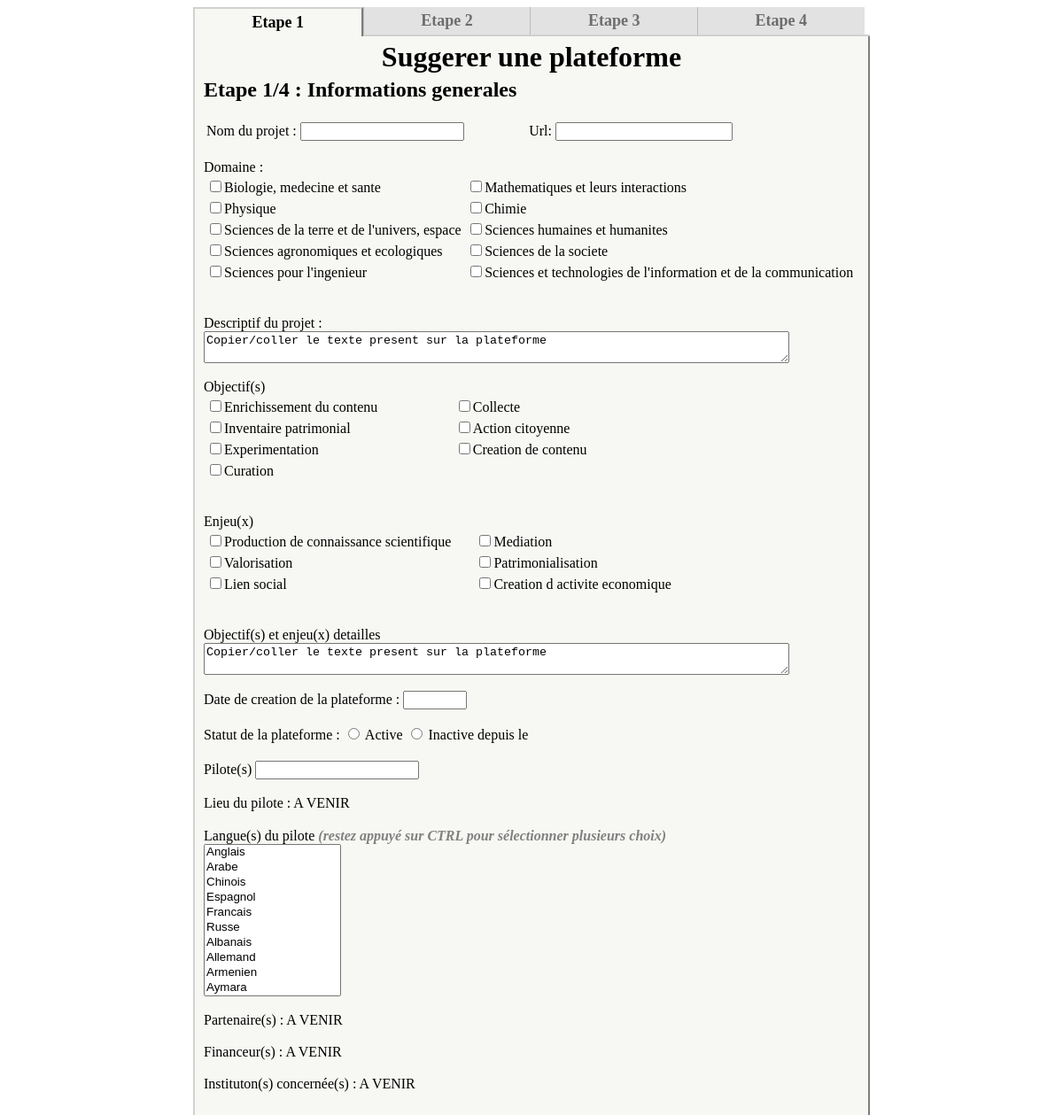
Screenshot of /Formulaires/FORMULAIRE-V3.php with the database file from the repository.
### tables this page shows
CREATE TABLE IF NOT EXISTS `domaine` (
  `id_domaine` int(2) NOT NULL AUTO_INCREMENT,
  `nom_domaine` varchar(255) NOT NULL,
  PRIMARY KEY (`id_domaine`)
);

CREATE TABLE IF NOT EXISTS `objectif` (
  `id_objectif` int(2) NOT NULL AUTO_INCREMENT,
  `nom_objectif` varchar(100) NOT NULL,
  PRIMARY KEY (`id_objectif`)
);

CREATE TABLE IF NOT EXISTS `enjeu` (
  `id_enjeu` int(2) NOT NULL AUTO_INCREMENT,
  `nom_enjeu` varchar(100) NOT NULL,
  PRIMARY KEY (`id_enjeu`)
);

### Formulaires/FORMULAIRE-V3.php (the view, shortened to what this page needs)
<?php
try
{
	$bdd= new PDO("mysql:host=localhost;dbname=collaborav2","root", "");
}
catch (Exception $e)
{
	die("Erreur: ".$e->getMessage());
}
echo "<HTML>
<HEAD> <TITLE> Suggérer une plateforme </TITLE>
<link rel=\"stylesheet\" href=\"styles.css\" />
<script>
function TabClick( nTab ){
  Col = document.getElementsByName(\"Content\");
  for (i = 0; i < document.getElementsByName(\"Content\").length; i++)
      {
    document.getElementsByName(\"tabs\")[i].className = \"TabBorderBottom TabCommon TabOff\";
      document.getElementsByName(\"Content\")[i].style.display = \"none\";
    }
  document.getElementsByName(\"Content\")[nTab].style.display = \"block\";
  document.getElementsByName(\"tabs\")[nTab].className = \"TabCommon TabOn TabActiveBackground TabActiveBorderLeftRight\";
}
     function afficher_infobulle(aide) {
    if (aide.style.display == \"none\") aide.style.display = \"block\";
    else aide.style.display = \"none\";
    }
</script>
</HEAD>
<BODY onload=\"TabClick(0);\">
  <TABLE CELLPADDING=0 CELLSPACING=0 ALIGN=\"center\" STYLE=\"width: 750px\">
      <TR>
          <TD CLASS=\"TabBorderBottom TabCommon TabOff\" id=\"tabs\" name=\"tabs\" ONCLICK=\"TabClick(0);\"><NOBR>Etape 1</NOBR></TD>
          <TD CLASS=\"TabBorderBottom TabCommon TabOff\" id=\"tabs\" name=\"tabs\" ONCLICK=\"TabClick(1);\"><NOBR>Etape 2</NOBR></TD>
          <TD CLASS=\"TabBorderBottom TabCommon TabOff\" id=\"tabs\" name=\"tabs\" ONCLICK=\"TabClick(2);\"><NOBR>Etape 3</NOBR></TD>
		  <TD CLASS=\"TabBorderBottom TabCommon TabOff\" id=\"tabs\" name=\"tabs\" ONCLICK=\"TabClick(3);\"><NOBR>Etape 4</NOBR></TD>
        <TD CLASS=\"TabBorderBottom\" STYLE=\"width: 50px;\"> </TD>
      </TR>
      <TR>
          <TD COLSPAN=5 CLASS=\"TabContent TabActiveBackground TabActiveBorderLeftRight\">
      <h1 STYLE=\"margin-bottom: -10px\" align=\"center\"> Suggerer une plateforme </h1>
      </TD>
      </TR>
      <TR>
          <TD COLSPAN=5 CLASS=\"TabContent TabActiveBackground TabActiveBorderLeftRight TabContentBottom\">
         <DIV id=\"Content\" name=\"Content\"> <h2> Etape 1/4 : Informations generales </h2>
<FORM action=\"traitement-test.php\" method=\"post\">" ;
echo " <TABLE STYLE=\"width: 600px\"><TR><TD align=\"left\">Nom du projet : <INPUT type=\"text\" name=\"nom_projet\"></TD><TD align=\"right\">  Url: <INPUT type=\"text\" name=\"url_projet\" STYLE=\"width: 200px\"></TD></TR></TABLE>" ;
echo "<br> Domaine : <table STYLE=\"width: 740px\">" ;
$reponse= $bdd->query('SELECT * FROM domaine') ;
$i=0;
while ($donnees=$reponse->fetch())
	{
if ($i > 0 && $i % 2 == 0)
    {
        echo '<tr>';
    }
	echo "<td>";
        echo "<INPUT type=\"checkbox\" name=\"domaine[]\" value={$donnees["id_domaine"]}>{$donnees["nom_domaine"]} ";
	echo"</td>";
	$i++;
	}
	echo "</tr> ";
echo "</table> " ;
echo "<br><br>Descriptif du projet : <br><textarea name=\descriptif\" cols=\"80\" rows=\"2.5\">Copier/coller le texte present sur la plateforme </textarea> " ;
echo "<br><br> Objectif(s) <table STYLE=\"width: 500px\">" ;
$reponse= $bdd->query('SELECT * FROM objectif') ;
$i=0;
while ($donnees=$reponse->fetch())
	{
if ($i > 0 && $i % 2 == 0)
    {
        echo '<tr>';
    }
	echo "<td>";
        echo "<INPUT type=\"checkbox\" name=\"objectif[]\" value={$donnees["id_objectif"]}>{$donnees["nom_objectif"]} ";
	echo"</td>";
	$i++;
	}
	echo "</tr> ";
echo "</table> " ;
echo "<br><br> Enjeu(x) <table STYLE=\"width: 550px\">" ;
$reponse= $bdd->query('SELECT * FROM enjeu') ;
$i=0;
while ($donnees=$reponse->fetch())
	{
if ($i > 0 && $i % 2 == 0)
    {
        echo '<tr>';
    }
	echo "<td>";
        echo "<INPUT type=\"checkbox\" name=\"enjeu[]\" value={$donnees["id_enjeu"]}>{$donnees["nom_enjeu"]} ";
	echo"</td>";
	$i++;
	}
	echo "</tr> ";
echo "</table> " ;
echo "<br><br> Objectif(s) et enjeu(x) detailles <br><textarea name=\objectif_det\" cols=\"80\" rows=\"2.5\">Copier/coller le texte present sur la plateforme </textarea> ";
echo "<br><br> Date de creation de la plateforme : " ;
echo "<input type=\"number\" min=\"1980\" max=\"2099\">";
echo " <br> <br> Statut de la plateforme : " ;
echo "       <input type=\"radio\" id=\"active\" name=\"statut\" value=\"Active\"> ";
echo "       <label for=\"active\">Active</label> ";
echo "       <input type=\"radio\" id=\"inactive\" name=\"statut\" value=\"Inactive\"> ";
echo "       <label for=\"inactive\">Inactive depuis le</label> ";
echo "<br><br>Pilote(s) <INPUT type=\"text\" name=\"pilote\">" ;
echo "<br><br>Lieu du pilote : A VENIR";
echo "<br><br>Langue(s) du pilote <font color=\"grey\"> <i> <b>(restez appuyé sur CTRL pour sélectionner plusieurs choix)</b></i></font>
    <img src=\"https://upload.wikimedia.org/wikipedia/commons/thumb/3/33/Info_icon_002.svg/1200px-Info_icon_002.svg.png\" class=\"infobulle-icone\" onmouseover=\"javascript: afficher_infobulle(document.getElementById('aide1'));\" onmouseout=\"javascript: afficher_infobulle(document.getElementById('aide1'));\" width=\"15\" height=\"15\">
    <div class=\"infobulle\">
    <div class=\"infobulle-texte\" id=\"aide1\" style=\"display: none;\"> Dans quelle(s) langue(s) la plateforme est-elle disponible (interface)?
    </div>
    </div>
	<br>" ;
$reponse= $bdd->query('SELECT * FROM langue');
echo "<SELECT name=\"langue[]\" size=10 multiple>" ;
while ($donnees=$reponse->fetch())
{
	echo "<OPTION value={$donnees["id_langue"]}> {$donnees["nom_langue"]} </OPTION>" ;
}
echo "</SELECT>" ;
echo "<br><br>Partenaire(s) : A VENIR" ;
echo "<br><br>Financeur(s) : A VENIR " ;
echo "<br><br>Instituton(s) concernée(s) : A VENIR" ;
echo "</DIV>
<br> Données entrées : <table STYLE=\"width: 385px\">" ;
	echo "</tr> ";
echo "</table> " ;
echo "<br><br> Données produites : <table STYLE=\"width: 500px\">" ;
echo "</table> " ;
echo "<br><br>Statut des données produites : <table STYLE=\"width: 520px\">" ;
echo "</table> " ;
echo "<br><br>Tâche : <br> <table STYLE=\"width: 500px\">" ;
echo "</table> " ;
echo "<br><br>Couverture géographique des données : A VENIR" ;
echo "<br><br>Couverture chronologique des données : A VENIR
<br><br> Degré d'avancement de la saisie : <br>
<textarea name=\degre_avancement\" cols=\"80\" rows=\"1.5\"></textarea>	" ;
echo "        </DIV> <DIV id=\"Content\" name=\"Content\"><h2> Etape 4/4 : Dispositif - Interface </h2>
      </DIV> </TD>
</BODY>
</HTML> " ;
?>

### Traitement_Formulaire/styles.css (style rules this page uses)
.TabCommon { FONT: 18px Verdana; COLOR: #6D6D6D; PADDING: 5px; FONT-WEIGHT: bold; TEXT-ALIGN: center; HEIGHT: 30px; WIDTH: 1000px; }
.TabContent { PADDING: 5px; }
.TabContentBottom { PADDING: 10px; BORDER-BOTTOM: 2px outset #99ccff; }
.TabOff { CURSOR: hand; BACKGROUND-COLOR: #E2E2E3; BORDER-LEFT: 1px solid #BBBBBB; }
.TabOn { CURSOR: default; BORDER-TOP: 2px outset #D1D1D1; COLOR: #000000; }
.TabBorderBottom { BORDER-BOTTOM: 2px inset #D1D1D1; }
.TabActiveBorderLeftRight { BORDER-RIGHT: 2px outset #D1D1D1; BORDER-LEFT: 2px outset #D1D1D1; }
.TabActiveBackground { BACKGROUND-COLOR: #F7F8F3; }

### rows the page displays
domaine: nom_domaine "Biologie, medecine et sante"
domaine: nom_domaine "Mathematiques et leurs interactions"
domaine: nom_domaine "Physique"
domaine: nom_domaine "Chimie"
domaine: nom_domaine "Sciences de la terre et de l'univers, espace"
domaine: nom_domaine "Sciences humaines et humanites"
domaine: nom_domaine "Sciences agronomiques et ecologiques"
domaine: nom_domaine "Sciences de la societe"
domaine: nom_domaine "Sciences pour l'ingenieur"
domaine: nom_domaine "Sciences et technologies de l'information et de la communication"
objectif: nom_objectif "Enrichissement du contenu"
objectif: nom_objectif "Collecte"
objectif: nom_objectif "Inventaire patrimonial"
objectif: nom_objectif "Action citoyenne"
objectif: nom_objectif "Experimentation"
objectif: nom_objectif "Creation de contenu"
objectif: nom_objectif "Curation"
enjeu: nom_enjeu "Production de connaissance scientifique"
enjeu: nom_enjeu "Mediation"
enjeu: nom_enjeu "Valorisation"
enjeu: nom_enjeu "Patrimonialisation"
enjeu: nom_enjeu "Lien social"
enjeu: nom_enjeu "Creation d activite economique"
